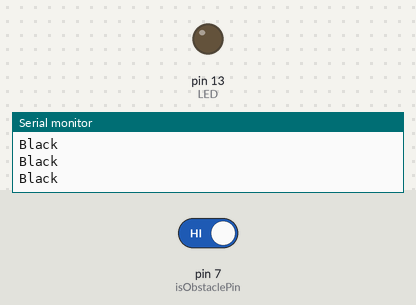
Recording of a sketch running on a simulated Arduino Uno, built with avr-gcc and run on an emulated ATmega328P. On the bench: output pins drawn as LEDs (lit = HIGH), the last lines printed to the serial monitor. The test bench sets the inputs (shaded band); at power-on: pin 7 (isObstaclePin) HIGH.

Above: at 1.2 s.
1.3 s: pin 7 (isObstaclePin) driven LOW
At 1.7 s:
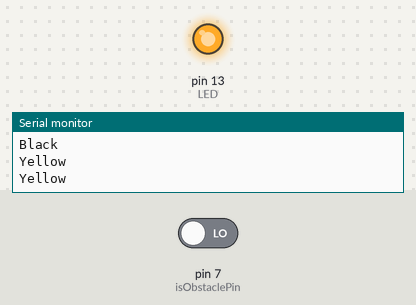
2.9 s: pin 7 (isObstaclePin) driven HIGH
At 4.1 s:
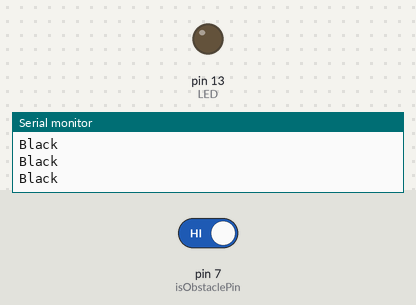
Timing chart, 0 to 5.9 s (numbered marks = the images above; inputs shaded):
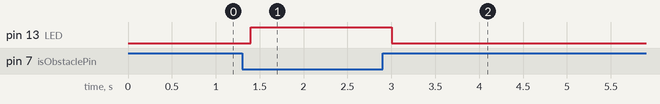

The sketch:

LightSensorControl.ino
```cpp
int LED = 13; // Use the onboard Uno LED
int isObstaclePin = 7; // This is our input pin
int isObstacle = HIGH; // HIGH MEANS NO OBSTACLE

void setup() {
    pinMode(LED, OUTPUT);
    pinMode(isObstaclePin, INPUT);
    Serial.begin(9600);
}

void loop() {
    isObstacle = digitalRead(isObstaclePin);
    if (isObstacle == LOW) {
        Serial.println("Yellow");
        digitalWrite(LED, HIGH);
    } else {
        Serial.println("Black");
        digitalWrite(LED, LOW);
    }
    delay(200);
}

//const int FAST = 20;
//const int SLOW = 10;
//const int STOP = 90;
//int FASTFORWARD = STOP + FAST;
//int FASTBACKWARD = STOP - FAST;
//
//int SLOWFORWARD = STOP + SLOW;
//int SLOWBACKWARD = STOP - SLOW;
```

Measured:
- after the input at 1.3 s, pin 13 (LED): LOW → HIGH after 0.10 s
- after the input at 2.9 s, pin 13 (LED): HIGH → LOW after 0.10 s
